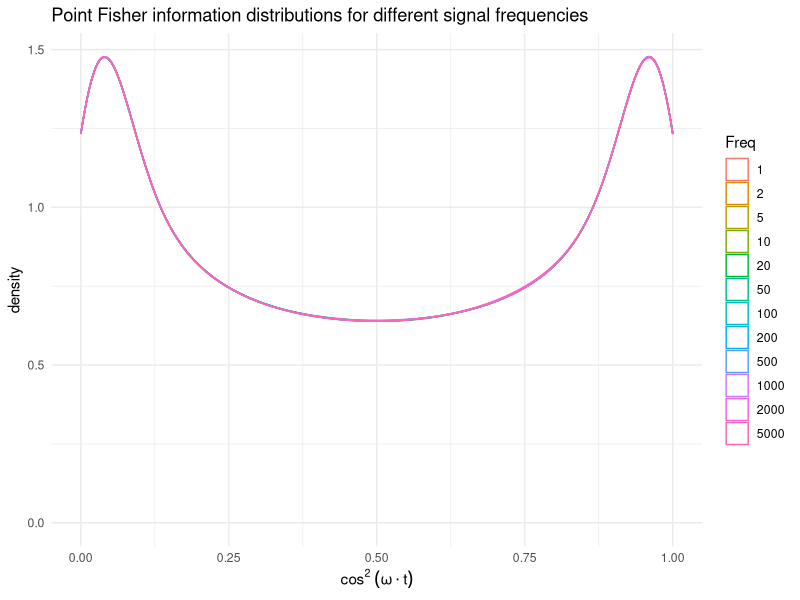
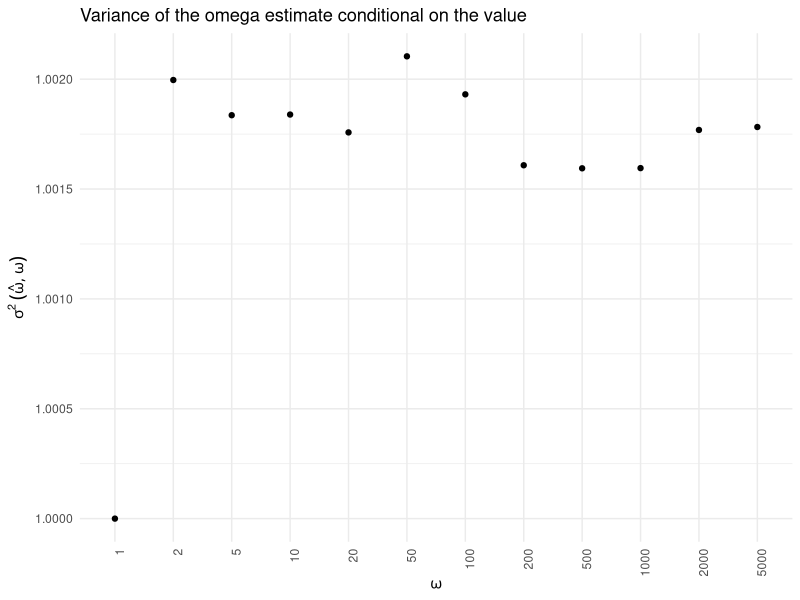

Write the R code that produced these figures, in order.
library(plyr); library(dplyr); library(reshape2)
library(ggplot2)
library(Hmisc)

fancy_scientific <- function(l) {
  # turn in to character string in scientific notation
  l <- format(l, scientific = TRUE)
  # quote the part before the exponent to keep all the digits
  l <- gsub("^(.*)e", "'\\1'e", l)
  # turn the 'e+' into plotmath format
  l <- gsub("e", "%*%10^", l)
  # return this as an expression
  parse(text=l)
}

Prd = 1000
st = seq(3,Prd, by=.1)
f = c(1,2,5)%o%10^(c(0:3))%>%c; names(f) <- as.character(f)

wt = ldply(st, function(t) (cos(f*t))^2) %>% 
  melt(variable.name="Freq", value.name="X") %>%
  mutate(Cat = cut(X, breaks=2, labels=c("0","1"))) %>% 
  cbind(data.frame("STime" = rep(st, times=length(f)))) %>%
  ddply("Freq", function(s) mutate(s, Wt = X/sum(X)))

ggplot(wt, aes(X, col = Freq)) + geom_density() + 
  scale_x_continuous(name=expression(cos^2~(omega%.%t), ")")) +
  theme_minimal() +
  ggtitle("Point Fisher information distributions for different signal frequencies")


nu = 1e-3
ddply(wt, "Freq", function(s){
  wt.m.t = with(s, wtd.mean(STime, Wt))
  wt.v.t = with(s, sum(Wt*(STime - wt.m.t)^2))
  ftr = sum(s$X)
  c("Factor" = ftr, "Wt.Mean.t" = wt.m.t, "Wt.Var.t" = wt.v.t,"varW" = nu/(ftr*wt.v.t))
})-> varW.w

ggplot(varW.w, aes(Freq, varW/min(varW))) + geom_point() + theme_minimal() +
  scale_y_continuous(name=expression(sigma^2~group("(",list(hat(omega), omega),")"))) +
  scale_x_discrete(name=expression(omega), labels = fancy_scientific) + 
  ggtitle("Variance of the omega estimate conditional on the value") + 
  theme(axis.text.x = element_text(angle = 90, hjust = 1))
